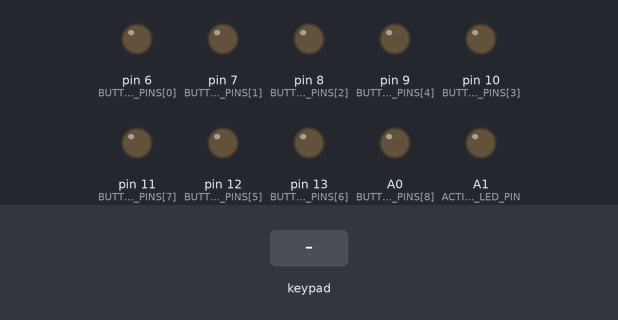
Recording of a sketch running on a simulated Teensy 4. Parts: output pins drawn as LEDs (lit = HIGH). Wiring (inferred from the names in the program): 3×3 keypad with keys 6 7 8 A 9 C E B D: rows pin 0, pin 1, pin 2; columns pin 3, pin 4, pin 5. Inputs (shaded band) come from the test bench. USB keyboard and mouse output is not drawn; pins used as bus, display or sensor lines are not drawn.

Above: at 1.2 s.
1.3 s: key '6' pressed
At 1.38 s:
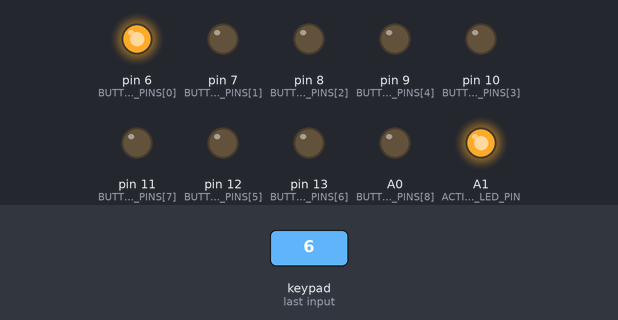
2.9 s: key '7' pressed
At 2.98 s:
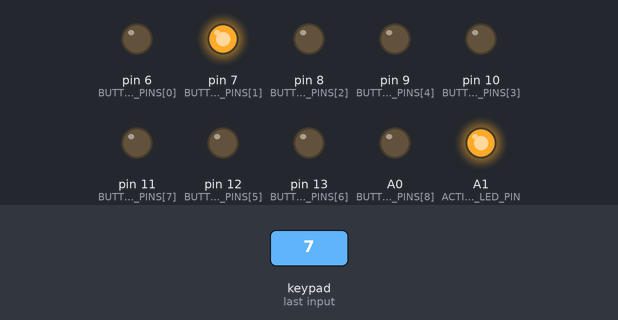
4.5 s: key '8' pressed
At 4.58 s:
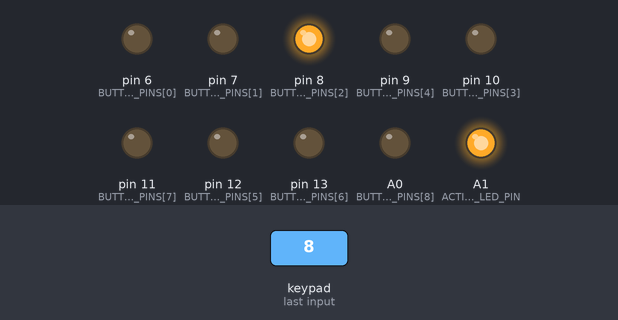
6.1 s: key 'A' pressed
At 6.18 s:
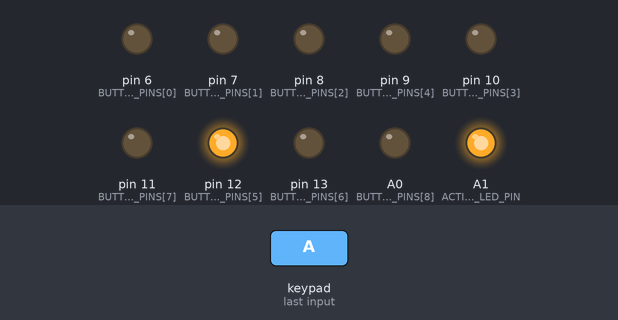
7.7 s: key '9' pressed
At 7.78 s:
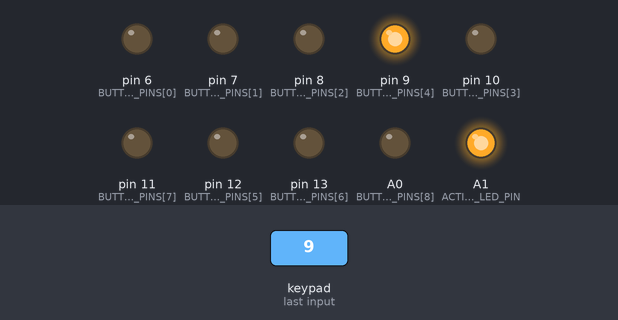
9.3 s: key 'C' pressed
At 9.38 s:
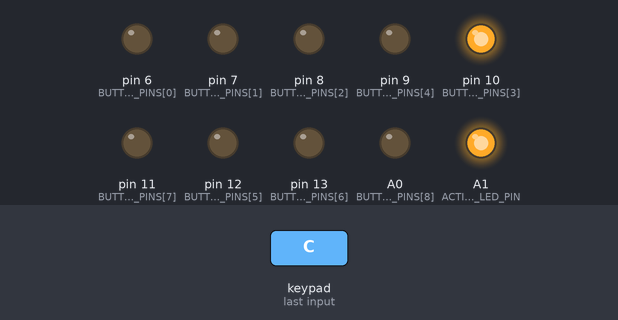
Timing chart, 0 to 11.9 s (numbered marks = the images above; inputs shaded):
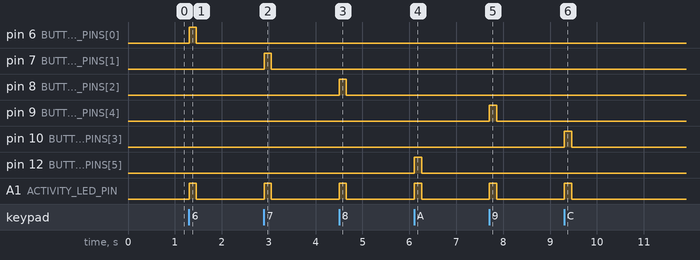

Measured:
- after the input at 1.3 s, pin 6 (BUTTON_LED_PINS[0]), A1 (ACTIVITY_LED_PIN): LOW → HIGH at once, → LOW 0.15 s later
- after the input at 2.9 s, pin 7 (BUTTON_LED_PINS[1]), A1 (ACTIVITY_LED_PIN): LOW → HIGH at once, → LOW 0.15 s later
- after the input at 4.5 s, pin 8 (BUTTON_LED_PINS[2]), A1 (ACTIVITY_LED_PIN): LOW → HIGH at once, → LOW 0.15 s later
- after the input at 6.1 s, pin 12 (BUTTON_LED_PINS[5]), A1 (ACTIVITY_LED_PIN): LOW → HIGH at once, → LOW 0.15 s later
- after the input at 7.7 s, pin 9 (BUTTON_LED_PINS[4]), A1 (ACTIVITY_LED_PIN): LOW → HIGH at once, → LOW 0.15 s later
- after the input at 9.3 s, pin 10 (BUTTON_LED_PINS[3]), A1 (ACTIVITY_LED_PIN): LOW → HIGH at once, → LOW 0.15 s later

The sketch:

Firmware.ino
```cpp
#include <Arduino.h>
#include <Joystick.h>

// Pin mapping transcribed from the supplied Game controller schematic.
// Rows are the diode/cathode side of the key matrix. Columns are the switch side.
constexpr uint8_t ROW_PINS[3] = {0, 1, 2};       // ROW1, ROW2, ROW3 -> GPIO0, GPIO1, GPIO2
constexpr uint8_t COLUMN_PINS[3] = {3, 4, 5};    // COLUMN1..3 -> GPIO3, GPIO4, GPIO5

// Index into the USB button list (0 means HID button 1).
// Matrix order is [column][row], based on SW1..SW9 positions in the schematic.
// COLUMN1: SW1, SW6, SW7; COLUMN2: SW2, SW5, SW8; COLUMN3: SW3, SW4, SW9.
constexpr uint8_t SWITCH_INDEX[3][3] = {
  {0, 5, 6},  // COLUMN1: ROW1=SW1, ROW2=SW6, ROW3=SW7
  {1, 4, 7},  // COLUMN2: ROW1=SW2, ROW2=SW5, ROW3=SW8
  {2, 3, 8}   // COLUMN3: ROW1=SW3, ROW2=SW4, ROW3=SW9
};

// Press indicator LEDs: SW1..SW9 map to LED1, LED2, LED3, LED5..LED10.
// LED4 is connected to USB +5 V in hardware and needs no GPIO control.
constexpr uint8_t BUTTON_LED_PINS[9] = {6, 7, 8, 10, 9, 12, 13, 11, 14};
constexpr uint8_t ACTIVITY_LED_PIN = 15; // LED11: on while any button is pressed

constexpr uint32_t DEBOUNCE_MS = 8;

uint16_t scanSwitchMatrix() {
  uint16_t pressed = 0;

  // Idle all columns low. The schematic's 1N4148 diodes point from columns
  // toward rows, so a pressed key passes a selected column's HIGH to a row.
  for (uint8_t col = 0; col < 3; ++col) {
    digitalWrite(COLUMN_PINS[col], LOW);
  }

  for (uint8_t col = 0; col < 3; ++col) {
    digitalWrite(COLUMN_PINS[col], HIGH);
    delayMicroseconds(5); // allow the row input to settle

    for (uint8_t row = 0; row < 3; ++row) {
      if (digitalRead(ROW_PINS[row]) == HIGH) {
        const uint8_t switchIndex = SWITCH_INDEX[col][row];
        pressed |= static_cast<uint16_t>(1u << switchIndex);
      }
    }

    digitalWrite(COLUMN_PINS[col], LOW);
  }

  return pressed;
}

void applyControllerState(uint16_t buttons) {
  for (uint8_t i = 0; i < 9; ++i) {
    const bool down = (buttons & (1u << i)) != 0;
    Joystick.button(i + 1, down); // USB HID buttons 1..9 correspond to SW1..SW9
    digitalWrite(BUTTON_LED_PINS[i], down ? HIGH : LOW);
  }

  digitalWrite(ACTIVITY_LED_PIN, buttons ? HIGH : LOW);
  Joystick.send_now();
}

void setup() {
  // Rows have no external pull resistors in the schematic, so use RP2350
  // internal pull-downs. A pressed key drives its row high through its diode.
  for (uint8_t row = 0; row < 3; ++row) {
    pinMode(ROW_PINS[row], INPUT_PULLDOWN);
  }

  for (uint8_t col = 0; col < 3; ++col) {
    pinMode(COLUMN_PINS[col], OUTPUT);
    digitalWrite(COLUMN_PINS[col], LOW);
  }

  for (uint8_t i = 0; i < 9; ++i) {
    pinMode(BUTTON_LED_PINS[i], OUTPUT);
    digitalWrite(BUTTON_LED_PINS[i], LOW);
  }
  pinMode(ACTIVITY_LED_PIN, OUTPUT);
  digitalWrite(ACTIVITY_LED_PIN, LOW);

  // Arduino-Pico's built-in USB stack exposes the Joystick library as a USB
  // HID controller. Keep axes centered because this schematic has no sticks.
  Joystick.begin();
  Joystick.useManualSend(true);
  Joystick.use10bit();
  Joystick.X(512);
  Joystick.Y(512);
  Joystick.Z(512);
  Joystick.Zrotate(512);
  Joystick.sliderLeft(512);
  Joystick.sliderRight(512);
  Joystick.hat(-1); // centered / no D-pad direction
  for (uint8_t button = 1; button <= 9; ++button) {
    Joystick.button(button, false);
  }
  Joystick.send_now();
}

void loop() {
  static uint16_t candidateState = 0;
  static uint16_t stableState = 0;
  static uint32_t candidateSince = 0;

  const uint32_t now = millis();
  const uint16_t rawState = scanSwitchMatrix();

  if (rawState != candidateState) {
    candidateState = rawState;
    candidateSince = now;
  }

  if ((candidateState != stableState) && (now - candidateSince >= DEBOUNCE_MS)) {
    stableState = candidateState;
    applyControllerState(stableState);
  }
}
```
